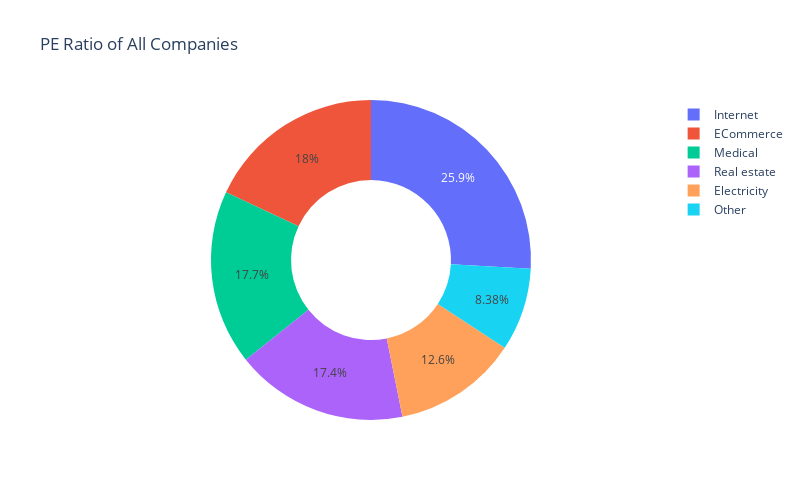

The notebook cell this image was saved under:
### Markdown cell above
#### Trực quan hoá:

### Code cell
fig = px.pie(all_companies_mean, values='PE_ratio', names='Company', title='PE Ratio of All Companies', width=800, height=500, hole=0.5)
fig.show()

### Figure 1 — Plotly figure (JSON) as saved in the notebook; plotly's stock layout.template omitted (floating-point values rounded to 4 significant figures)
{"data": [{"domain": {"x": [0, 1], "y": [0, 1]}, "hole": 0.5, "hovertemplate": "Company=%{label}<br>PE_ratio=%{value}<extra></extra>", "labels": ["ECommerce", "Internet", "Real estate", "Medical", "Electricity", "Other"], "legendgroup": "", "name": "", "showlegend": true, "type": "pie", "values": [65.0, 93.16, 62.84, 63.6, 45.36, 30.19]}], "layout": {"height": 500, "legend": {"tracegroupgap": 0}, "title": {"text": "PE Ratio of All Companies"}, "width": 800}}
